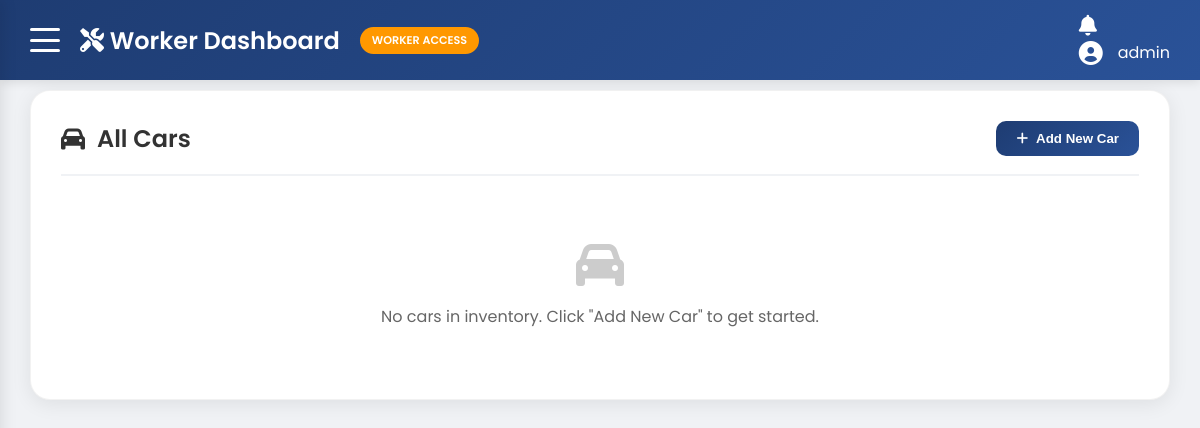
/worker/manage_cars.php (signed in), run on an earlier commit of the app's database.
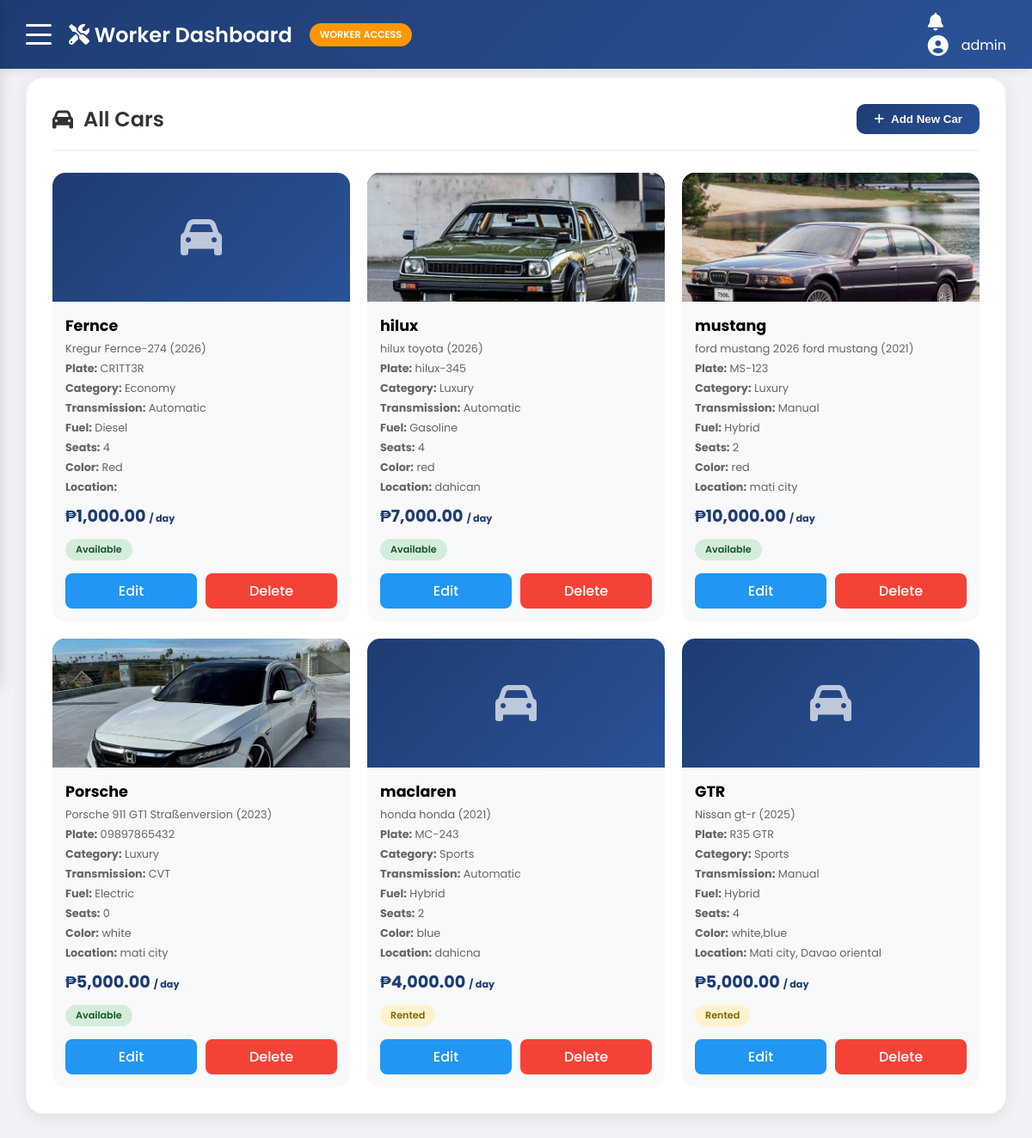
And on a later commit of the database.
### tables this page shows
CREATE TABLE `users` (
  `id` int(11) NOT NULL,
  `username` varchar(50) NOT NULL,
  `password` varchar(255) NOT NULL,
  `full_name` varchar(100) NOT NULL,
  `email` varchar(100) DEFAULT NULL,
  `phone` varchar(20) DEFAULT NULL,
  `role` enum('admin','worker','customer') DEFAULT 'customer',
  `created_at` timestamp NOT NULL DEFAULT current_timestamp()
);

CREATE TABLE `car` (
  `id` int(11) NOT NULL,
  `image` varchar(255) DEFAULT NULL,
  `car_name` varchar(100) NOT NULL,
  `brand` varchar(50) DEFAULT NULL,
  `model` varchar(50) DEFAULT NULL,
  `plate_num` varchar(100) NOT NULL,
  `year` int(11) DEFAULT NULL,
  `price_per_day` decimal(10,2) NOT NULL,
  `category` varchar(100) NOT NULL,
  `description` text DEFAULT NULL,
  `transmission` varchar(20) DEFAULT NULL,
  `fuel_type` varchar(20) DEFAULT NULL,
  `seating_capacity` int(11) DEFAULT NULL,
  `color` varchar(30) DEFAULT NULL,
  `insurance_info` varchar(100) DEFAULT NULL,
  `location` varchar(100) DEFAULT NULL,
  `status` enum('available','rented','maintenance') DEFAULT 'available',
  `created_at` timestamp NOT NULL DEFAULT current_timestamp()
);

### worker/manage_cars.php (the view, shortened to what this page needs)
<?php
require_once 'header.php';
$stmt = $pdo->query("SELECT * FROM car ORDER BY created_at DESC");
$cars = $stmt->fetchAll();
?>
<div class="section">
    <div class="section-header">
        <h2><i class="fas fa-car"></i> All Cars</h2>
        <button class="btn-add" onclick="openAddCarModal()">
            <i class="fas fa-plus"></i> Add New Car
        </button>
    </div>
    <?php if (empty($cars)): ?>
        <div class="empty-state">
            <i class="fas fa-car"></i>
            <p>No cars in inventory. Click "Add New Car" to get started.</p>
        </div>
    <?php else: ?>
        <div class="cars-grid">
            <?php foreach ($cars as $car): ?>
                <div class="car-card">
                    <div class="car-image">
                        <?php if ($car['image'] && file_exists($car['image'])): ?>
                            <img src="<?= $car['image'] ?>" alt="<?= htmlspecialchars($car['car_name']) ?>" style="width:100%; height:100%; object-fit:cover;">
                        <?php else: ?>
                            <i class="fas fa-car"></i>
                        <?php endif; ?>
                    </div>
                    <div class="car-details">
                        <h3><?= htmlspecialchars($car['car_name']) ?></h3>
                        <p><?= htmlspecialchars($car['brand'] . ' ' . $car['model']) ?> (<?= $car['year'] ?>)</p>
                        <p><strong>Plate:</strong> <?= htmlspecialchars($car['plate_num']) ?></p>
                        <p><strong>Category:</strong> <?= htmlspecialchars($car['category'] ?? 'N/A') ?></p>
                        <p><strong>Transmission:</strong> <?= htmlspecialchars($car['transmission'] ?? 'N/A') ?></p>
                        <p><strong>Fuel:</strong> <?= htmlspecialchars($car['fuel_type'] ?? 'N/A') ?></p>
                        <p><strong>Seats:</strong> <?= $car['seating_capacity'] ?? 'N/A' ?></p>
                        <p><strong>Color:</strong> <?= htmlspecialchars($car['color'] ?? 'N/A') ?></p>
                        <p><strong>Location:</strong> <?= htmlspecialchars($car['location'] ?? 'N/A') ?></p>
                        <div class="car-price">₱<?= number_format($car['price_per_day'], 2) ?> <span style="font-size:0.7rem;">/ day</span></div>
                        <span class="status-badge status-<?= $car['status'] ?>">
                            <?= ucfirst($car['status']) ?>
                        </span>
                        <div class="car-actions">
                            <a href="?edit=<?= $car['id'] ?>" class="btn-edit">Edit</a>
                            <a href="?delete_car=<?= $car['id'] ?>" class="btn-delete" onclick="return confirm('Delete <?= htmlspecialchars($car['car_name']) ?>? This will also delete all associated rentals.')">Delete</a>
                        </div>
                    </div>
                </div>
            <?php endforeach; ?>
        </div>
    <?php endif; ?>
</div>
<?php require_once 'footer.php'; ?>

### worker/header.php (shortened to what this page needs)
<?php
require_once '../config/database.php';
$user_id = $_SESSION['user_id'];
$stmt = $pdo->prepare("SELECT * FROM users WHERE id = ?");
$stmt->execute([$user_id]);
$worker = $stmt->fetch();
?>
<!DOCTYPE html>
<html lang="en">
<head>
    <link rel="stylesheet" href="https://cdnjs.cloudflare.com/ajax/libs/font-awesome/6.0.0/css/all.min.css">
</head>
<body>
<header>
    <div class="custom-header">
        <div class="header-left">
            <div class="hamburger-btn" onclick="toggleMenu()">
                <span></span>
                <span></span>
                <span></span>
            </div>
            <h2><i class="fas fa-tools"></i> Worker Dashboard</h2>
            <div class="worker-badge">WORKER ACCESS</div>
        </div>
        <div class="header-right">
            <div class="notification-badge" id="notificationBell">
                <i class="fas fa-bell"></i>
            </div>
            <div class="user-section">
                <i class="fas fa-user-circle" style="font-size: 1.5rem;"></i>
                <span><?= htmlspecialchars($worker['username'] ?? 'Worker') ?></span>
            </div>
        </div>
    </div>
</header>
<div class="main-content">

### worker/footer.php (shortened to what this page needs)
</div>
</body>
</html>

### worker/header.php (style rules this page uses)
* { margin: 0; padding: 0; box-sizing: border-box; }
body { font-family: 'Poppins', sans-serif; background: #f0f2f5; overflow-x: hidden; }
.custom-header { background: linear-gradient(135deg, #1e3c72 0%, #2a5298 100%); color: white; padding: 15px 30px; display: flex; justify-content: space-between; align-items: center; position: fixed; top: 0; left: 0; right: 0; z-index: 1000; box-shadow: 0 2px 10px rgba(0,0,0,0.1); }
.header-left { display: flex; align-items: center; gap: 20px; }
.hamburger-btn { cursor: pointer; width: 30px; height: 24px; display: flex; flex-direction: column; justify-content: space-between; z-index: 1001; }
.hamburger-btn span { width: 100%; height: 3px; background: white; border-radius: 3px; transition: all 0.3s ease; }
.header-left h2 { font-size: 1.5rem; font-weight: 600; }
.worker-badge { background: #ff9800; padding: 5px 12px; border-radius: 20px; font-size: 0.7rem; font-weight: 600; }
.user-section { display: flex; align-items: center; gap: 15px; position: relative; }
.notification-badge { position: relative; cursor: pointer; margin-right: 10px; }
.notification-badge i { font-size: 1.3rem; }
.main-content { margin-top: 70px; padding: 20px 30px; }
.section { background: white; border-radius: 20px; padding: 30px; margin-bottom: 35px; box-shadow: 0 4px 20px rgba(0,0,0,0.08); border: 1px solid rgba(0,0,0,0.05); }
.section-header { display: flex; justify-content: space-between; align-items: center; margin-bottom: 25px; padding-bottom: 18px; border-bottom: 2px solid #f0f2f5; }
.section-header h2 { font-size: 1.5rem; color: #333; display: flex; align-items: center; gap: 12px; font-weight: 600; }
.btn-add { background: linear-gradient(135deg, #1e3c72 0%, #2a5298 100%); color: white; padding: 10px 20px; border: none; border-radius: 10px; cursor: pointer; font-weight: 600; display: flex; align-items: center; gap: 8px; text-decoration: none; }
.cars-grid { display: grid; grid-template-columns: repeat(auto-fill, minmax(300px, 1fr)); gap: 20px; }
.car-card { background: #f8f9fa; border-radius: 15px; overflow: hidden; transition: all 0.3s ease; }
.car-image { width: 100%; height: 150px; background: linear-gradient(135deg, #1e3c72 0%, #2a5298 100%); display: flex; align-items: center; justify-content: center; }
.car-image i { font-size: 3rem; color: rgba(255,255,255,0.7); }
.car-image img { width: 100%; height: 100%; object-fit: cover; }
.car-details { padding: 15px; }
.car-details h3 { font-size: 1.1rem; margin-bottom: 5px; }
.car-details p { font-size: 0.8rem; color: #666; margin-bottom: 5px; }
.car-price { font-size: 1.2rem; font-weight: 700; color: #1e3c72; margin: 10px 0; }
.status-badge { display: inline-block; padding: 4px 12px; border-radius: 20px; font-size: 0.7rem; font-weight: 600; }
.status-available { background: #d4edda; color: #155724; }
.status-rented { background: #fff3cd; color: #856404; }
.car-actions { display: flex; gap: 10px; margin-top: 15px; }
.btn-edit, .btn-delete { flex: 1; padding: 8px; border: none; border-radius: 8px; cursor: pointer; font-weight: 500; text-align: center; text-decoration: none; display: inline-block; }
.btn-edit { background: #2196f3; color: white; }
.btn-delete { background: #f44336; color: white; }
.empty-state { text-align: center; padding: 40px; color: #666; }
.empty-state i { font-size: 3rem; margin-bottom: 15px; color: #ccc; }

What changed in the data, as far as the page shows it:
added car: car_name "Fernce", brand+model "Kregur Fernce-274", year "2026", plate_num "CR1TT3R", category "Economy", transmission "Automatic", fuel_type "Diesel", seating_capacity "4", color "Red", price_per_day "1,000.00", status "Available"
added car: image (picture), car_name "hilux", brand+model "hilux toyota", year "2026", plate_num "hilux-345", category "Luxury", transmission "Automatic", fuel_type "Gasoline", seating_capacity "4", color "red", location "dahican", price_per_day "7,000.00", status "Available"
added car: image (picture), car_name "mustang", brand+model "ford mustang 2026 ford mustang", year "2021", plate_num "MS-123", category "Luxury", transmission "Manual", fuel_type "Hybrid", seating_capacity "2", color "red", location "mati city", price_per_day "10,000.00", status "Available"
added car: image (picture), car_name "Porsche", brand+model "Porsche 911 GT1 Straßenversion", year "2023", plate_num "09897865432", category "Luxury", transmission "CVT", fuel_type "Electric", seating_capacity "0", color "white", location "mati city", price_per_day "5,000.00", status "Available"
added car: car_name "maclaren", brand+model "honda honda", year "2021", plate_num "MC-243", category "Sports", transmission "Automatic", fuel_type "Hybrid", seating_capacity "2", color "blue", location "dahicna", price_per_day "4,000.00", status "Rented"
added car: car_name "GTR", brand+model "Nissan gt-r", year "2025", plate_num "R35 GTR", category "Sports", transmission "Manual", fuel_type "Hybrid", seating_capacity "4", color "white,blue", location "Mati city, Davao oriental", price_per_day "5,000.00", status "Rented"
Also different on the page:
text no longer shown: "No cars in inventory. Click \"Add New Car\" to get started."
